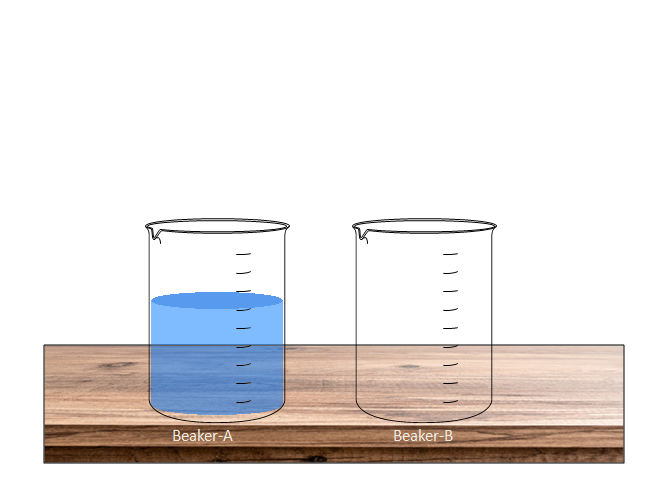
#> input picture image.png, 664 x 496 px, found by its file name
$ python fill_beaker.py
#> lines starting #> are read from the running program, lines starting #| are printed output that depends on the picture
from PIL import Image, ImageDraw

def fill_beaker(input_path, output_path):
#> called with input_path = '/tmp/file_attachments/image.png', output_path = 'image.png'
    img = Image.open(input_path).convert("RGBA")

    # Create a mask for the liquid
    mask = Image.new('L', img.size, 0)
#> mask: PIL image 664x496 L; every value is 0
    draw = ImageDraw.Draw(mask)

    # Coordinates for Beaker A
    left_x = 151
    right_x = 282
    bottom_y = 414
    top_y = 300

    draw.rectangle((left_x, top_y, right_x, bottom_y - 10), fill=255)
    draw.ellipse((left_x, bottom_y - 20, right_x, bottom_y), fill=255)
    draw.ellipse((left_x, top_y - 8, right_x, top_y + 8), fill=255)

    pixels = img.load()
    mask_pixels = mask.load()

    for y in range(img.height):
        for x in range(img.width):
            if mask_pixels[x, y] > 0:
                r, g, b, a = pixels[x, y]
                # Dark pixels (lines) stay mostly dark
                if r < 120 and g < 120 and b < 120:
                    pass
                else:
                    alpha = 0.5
                    new_r = int(r * (1 - alpha) + 0 * alpha)
                    new_g = int(g * (1 - alpha) + 120 * alpha)
                    new_b = int(b * (1 - alpha) + 255 * alpha)
                    pixels[x, y] = (new_r, new_g, new_b, a)

    # Draw a darker/slightly different meniscus line
    meniscus_mask = Image.new('L', img.size, 0)
    draw_m = ImageDraw.Draw(meniscus_mask)
    draw_m.ellipse((left_x, top_y - 8, right_x, top_y + 8), fill=255)
    m_pixels = meniscus_mask.load()

    for y in range(img.height):
        for x in range(img.width):
            if m_pixels[x, y] > 0:
                r, g, b, a = pixels[x, y]
                if r >= 120 or g >= 120 or b >= 120:
                    alpha = 0.3
                    new_r = int(r * (1 - alpha) + 0 * alpha)
                    new_g = int(g * (1 - alpha) + 80 * alpha)
                    new_b = int(b * (1 - alpha) + 200 * alpha)
                    pixels[x, y] = (new_r, new_g, new_b, a)

    img = img.convert("RGB")
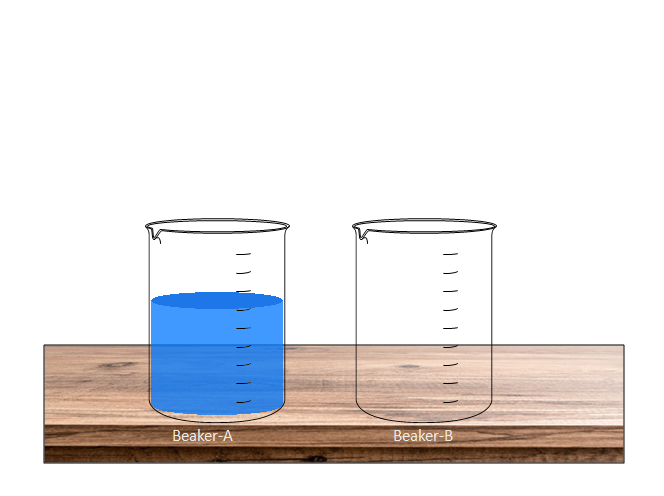
#> img: PIL image 664x496 RGB; mean R, G, B 229.7, 227.9, 228.9
    img.save(output_path)
    print(f"Saved filled beaker to {output_path}")

if __name__ == "__main__":
    fill_beaker("/tmp/file_attachments/image.png", "image.png")
